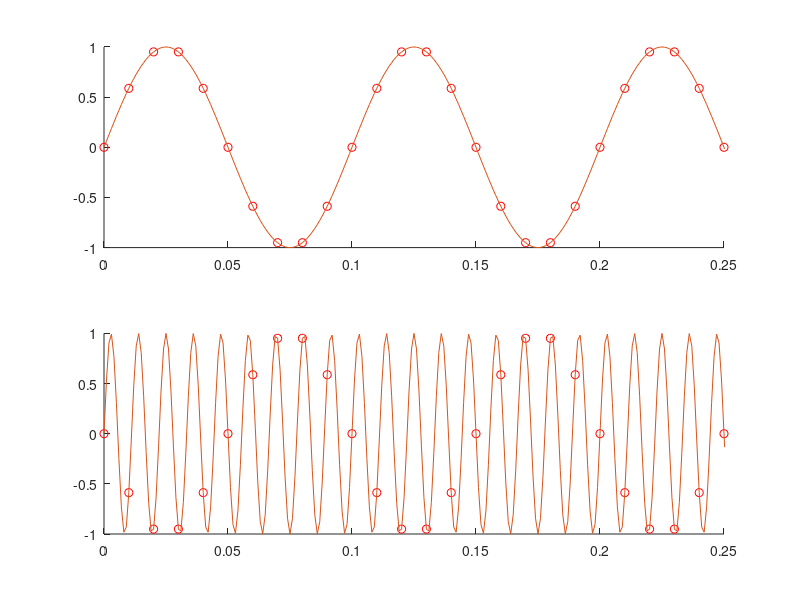

Here is the MATLAB script that generated this plot:
%% Demo script to illustrate the principles of the fourier transform

% 1. Set artificial signal properties
signalAmplitude = 6;      % Signal amplitude
signalFrequency = 5;      % Signal frequency
signalPhaseOffset = pi/2;
samplingFrequency = 100;    % Sampling frequency
sampleInterval = 1/samplingFrequency;
totalTime = 1; % Total time for signal generation in seconds
nSamples = samplingFrequency*totalTime;

% 2. Generate the signal
time = 0:sampleInterval:(nSamples-1)*sampleInterval;
signal = signalAmplitude.*sin(2*pi*signalFrequency.*time + signalPhaseOffset);
%signal = signal + (signalAmplitude.*sin(2*pi*2*signalFrequency.*time + signalPhaseOffset));

% 3. Apply the transform and extract magnitude and phase
% If you plot the amplitude spectrum you will see that the obtained
% coefficients do not correspond to the values we used to generate the
% signal. This is a consequence of the way the fourier transform is defined
% in Matlab. To obtain the true coefficients we need to perform some
% scaling, as has been done on the magnitude vector. Most of the time, only
% the general shape of the amplitude spectrum is of importance, and not the
% actual values that can be obtained through different scaling techniques
dft = fft(signal);
magnitude = abs(dft)./nSamples;
magnitude(2:(end)) = magnitude(2:(end)).*2;
amplitudeSpectrum = abs(dft);
powerSpectrum = abs(dft).^2;
powerSpectrumDb = 20*log10(powerSpectrum);
phase = angle(dft);

% 1D signals are typically recorded in the time domain using seconds as
% dimensional unit. The corresponding unit in the frequency domain is Hz.
% The following code constructs the correct unit axis
frequencyAxis = samplingFrequency.*(0:(nSamples-1))./nSamples;
% 4. Plot the results
% You can plot the 
figure,
subplot(3,2,1),plot(time,signal), title('Time domain signal')
subplot(3,2,3),plot(frequencyAxis,magnitude,'o-'), title('True magnitude spectrum')
subplot(3,2,5),plot(frequencyAxis,phase,'o-'), title('Phase spectrum')

subplot(3,2,2),plot(frequencyAxis, amplitudeSpectrum), title('Amplitude spectrum')
subplot(3,2,4),plot(frequencyAxis, powerSpectrum), title('Power spectrum')
subplot(3,2,6),plot(frequencyAxis, powerSpectrumDb), title('Power spectrum (dB)')

%% Intuitive explanation of why the fourier transform is mirrored
% Generate a sine wave with different sampling frequencies
samplingFrequency = 100;    
sampleInterval = 1/samplingFrequency;
nSamples = 100;
time1 = 0:sampleInterval:(nSamples-1)*sampleInterval;

% Now see what happens if we increase the sampling frequency
samplingFrequency = 1000;
sampleInterval = 1/samplingFrequency;
nSamples = 1000;
time2 = 0:sampleInterval:(nSamples-1)*sampleInterval;

signal1 = sin(2*pi*10.*time1);
signal2 = sin(2*pi*10.*time2);
signal3 = sin(2*pi*90.*time1);
signal4 = sin(2*pi*90.*time2);

clf,
subplot(2,1,1), hold on
plot(time1, signal1,'o','color','r')
plot(time2, signal2), set(gca, 'XLim',[0 0.25])
subplot(2,1,2), hold on
plot(time1, signal3,'o','color','r')
plot(time2, signal4), set(gca,'XLim',[0 0.25])
%% 